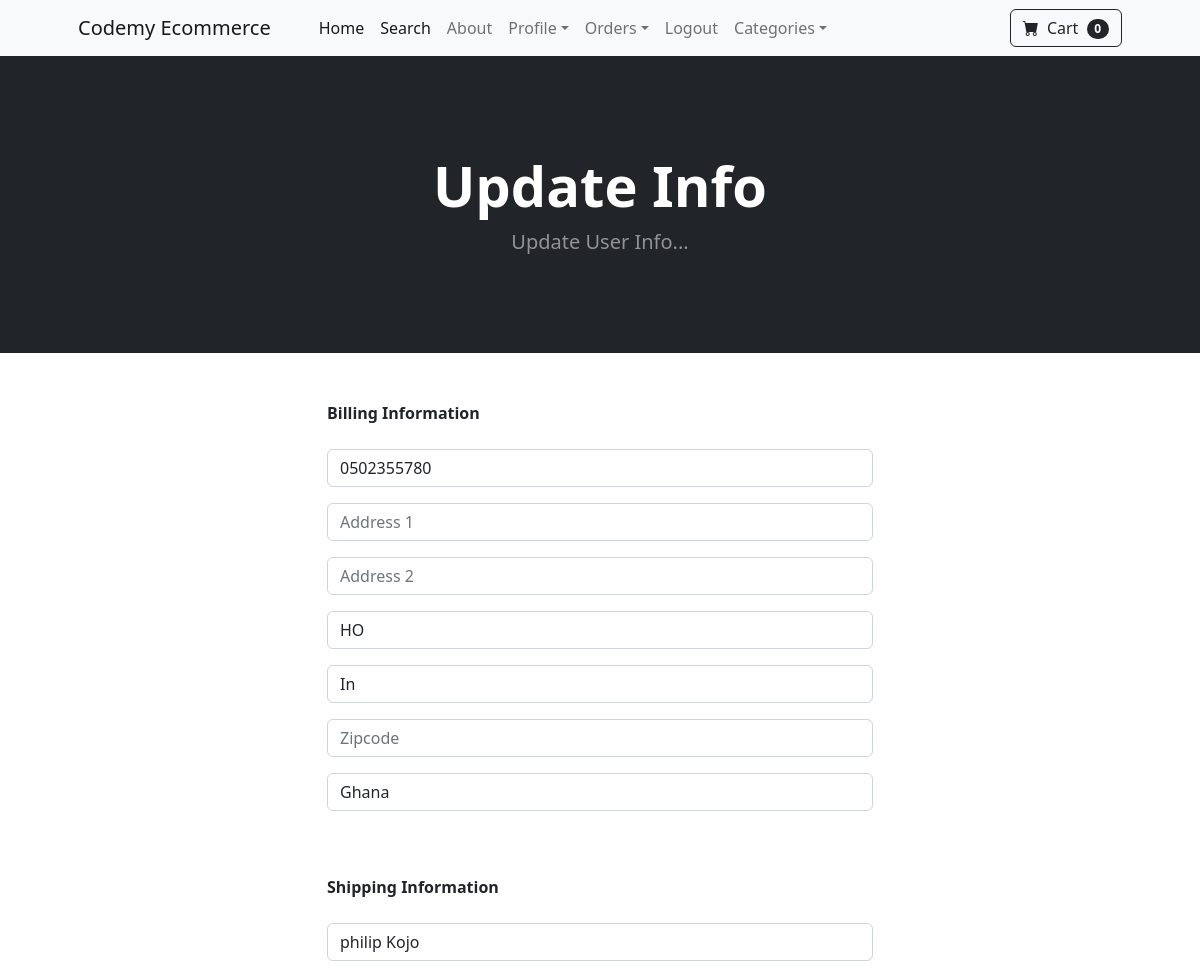
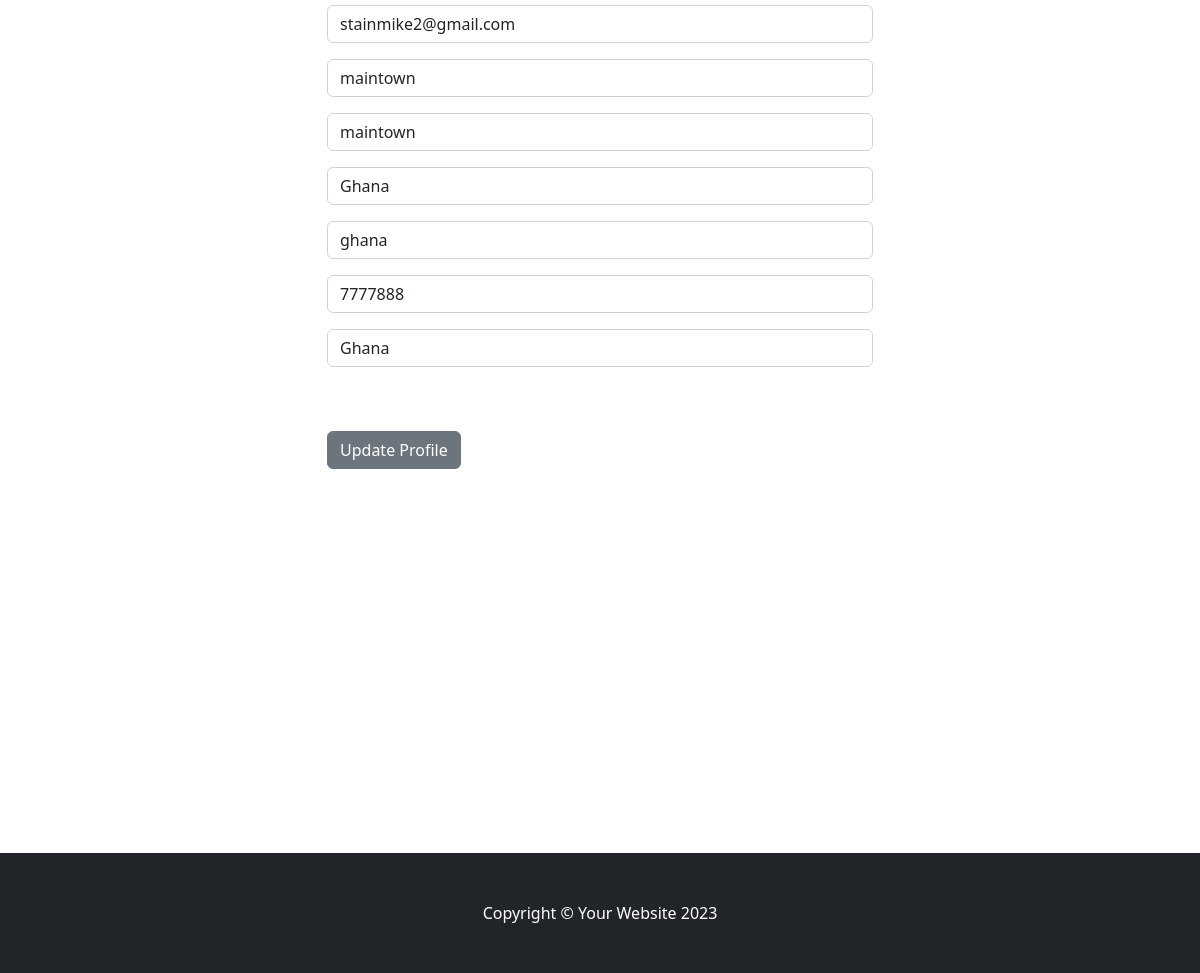
The page /update_info/ (signed in) on the database its author committed (2 pictures, top to bottom).
### store/models.py (models this page shows, shortened)
class Profile(models.Model):
	user = models.OneToOneField(User, on_delete=models.CASCADE)
	date_modified = models.DateTimeField(User, auto_now=True)
	phone = models.CharField(max_length=20, blank=True)
	address1 = models.CharField(max_length=200, blank=True)
	address2 = models.CharField(max_length=200, blank=True)
	city = models.CharField(max_length=200, blank=True)
	state = models.CharField(max_length=200, blank=True)
	zipcode = models.CharField(max_length=200, blank=True)
	country = models.CharField(max_length=200, blank=True)
	old_cart = models.CharField(max_length=200, blank=True, null=True)

### payment/models.py (models this page shows, shortened)
class ShippingAddress(models.Model):
	user = models.ForeignKey(User, on_delete=models.CASCADE, null=True, blank=True)
	shipping_full_name = models.CharField(max_length=255)
	shipping_email = models.CharField(max_length=255)
	shipping_address1 = models.CharField(max_length=255)
	shipping_address2 = models.CharField(max_length=255, null=True, blank=True)
	shipping_city = models.CharField(max_length=255)
	shipping_state = models.CharField(max_length=255, null=True, blank=True)
	shipping_zipcode = models.CharField(max_length=255, null=True, blank=True)
	shipping_country = models.CharField(max_length=255)
	class Meta:
		verbose_name_plural = "Shipping Address"

### store/views.py (the view)
# urls.py: path('update_info/', views.update_info, name='update_info'),
def update_info(request):
    if request.user.is_authenticated:
        try:
            current_user = Profile.objects.get(user__id=request.user.id)
        except Profile.DoesNotExist:
            messages.error(request, "Profile not found. Please contact support.")
            return redirect('home')
        try:
            shipping_user = ShippingAddress.objects.get(user__id=request.user.id)
        except ShippingAddress.DoesNotExist:
            shipping_user = None  # Handle this gracefully by allowing the user to create a new shipping address.
        form = UserInfoForm(request.POST or None, instance=current_user)
        shipping_form = ShippingForm(request.POST or None, instance=shipping_user)
        if form.is_valid() and (shipping_form is None or shipping_form.is_valid()):
            form.save()
            if shipping_form:
                shipping_form.save()
            messages.success(request, "Your info has been updated!")
            return redirect('home')
        return render(request, "update_info.html", {
            'form': form,
            'shipping_form': shipping_form,
        })
    else:
        messages.warning(request, "You must be logged in to access that page.")
        return redirect('home')

### store/forms.py
class UserInfoForm(forms.ModelForm):
	phone = forms.CharField(label="", widget=forms.TextInput(attrs={'class':'form-control', 'placeholder':'Phone'}), required=False)
	address1 = forms.CharField(label="", widget=forms.TextInput(attrs={'class':'form-control', 'placeholder':'Address 1'}), required=False)
	address2 = forms.CharField(label="", widget=forms.TextInput(attrs={'class':'form-control', 'placeholder':'Address 2'}), required=False)
	city = forms.CharField(label="", widget=forms.TextInput(attrs={'class':'form-control', 'placeholder':'City'}), required=False)
	state = forms.CharField(label="", widget=forms.TextInput(attrs={'class':'form-control', 'placeholder':'State'}), required=False)
	zipcode = forms.CharField(label="", widget=forms.TextInput(attrs={'class':'form-control', 'placeholder':'Zipcode'}), required=False)
	country = forms.CharField(label="", widget=forms.TextInput(attrs={'class':'form-control', 'placeholder':'Country'}), required=False)
	class Meta:
		model = Profile
		fields = ('phone', 'address1', 'address2', 'city', 'state', 'zipcode', 'country', )

### cart/cart.py (called while the page is built)
	def __len__(self):
		return len(self.cart)

### cart/context_processors.py (called while the page is built)
def cart(request):
	return {'cart': Cart(request)}

### store/templates/update_info.html (shortened to what this page needs)
{% extends 'base.html' %}
{% block content %}
        <header class="bg-dark py-5">
            <div class="container px-4 px-lg-5 my-5">
                <div class="text-center text-white">
                    <h1 class="display-4 fw-bolder">Update Info</h1>
                    <p class="lead fw-normal text-white-50 mb-0">Update User Info...</p>
                </div>
            </div>
        </header>
        <div class="container">
        	<div class="row">
        			<div class="col-md-6 offset-md-3">
        				<br/><br/>
                    <strong>Billing Information</strong>
                    <br/><br/>
<form method="POST" action="{% url 'update_info' %}">
    {{ form.as_p }}
    <br/><br/>
    <strong>Shipping Information</strong>
    <br/><br/>
    {{ shipping_form.as_p }}
    <br/><br/>
    <button type="submit" class="btn btn-secondary">
      Update Profile
    </button>
</form>
<br/><br/>
<br/><br/>
<br/><br/>
<br/><br/>
<br/><br/>
<br/><br/>
<br/><br/>
<br/><br/>
        			</div>
        	</div>
        </div>
{% endblock %}

### rows shown on the page
Profile: phone "0502355780", city "HO", state "In", country "Ghana"
ShippingAddress: shipping_full_name "philip Kojo", shipping_email "stainmike2@gmail.com", shipping_address1 "maintown", shipping_address2 "maintown", shipping_city "Ghana", shipping_state "ghana", shipping_zipcode "7777888", shipping_country "Ghana"

### other values the page prints
{{ cart|length }} "0"
